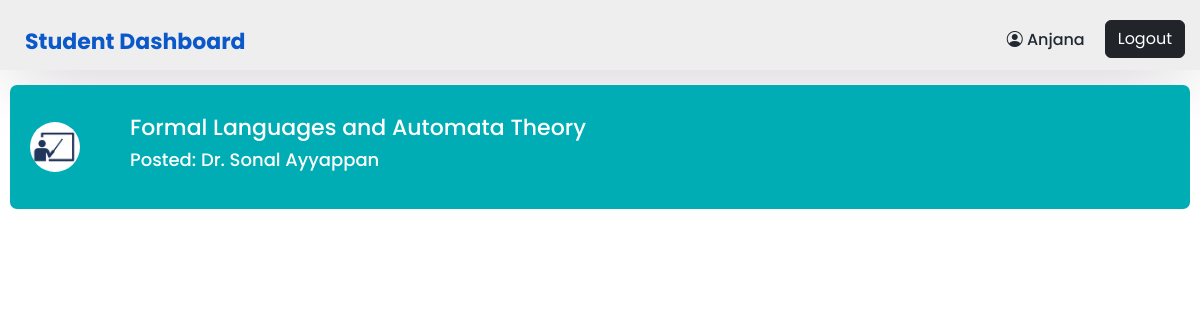
/student_classroom.php?id=13 (signed in), run on the app's committed database.
### tables this page shows
CREATE TABLE `classroom_courses` (
  `courses_id` int(11) NOT NULL,
  `courses_name` varchar(255) NOT NULL,
  `courses_dept` varchar(255) NOT NULL,
  `course_sem` varchar(6) NOT NULL,
  `courses_faculty` varchar(255) NOT NULL
);

### student_classroom.php (the view, shortened to what this page needs)
<?php
include('./include/connect.php');
if (isset($_GET['id'])) {
    $id = $_GET['id'];
    $select_query = "Select * from classroom_courses where courses_id='$id'";
    $result = mysqli_query($con, $select_query);
    $fetch = mysqli_fetch_assoc($result);
}
?>
<!DOCTYPE html>
<html lang="en">
<head>
    <link rel="stylesheet" href="./style/index.css">
    <link rel="stylesheet" href="https://cdn.jsdelivr.net/npm/bootstrap-icons@1.9.1/font/bootstrap-icons.css">
    <link rel="stylesheet" href="https://cdn.jsdelivr.net/npm/bootstrap@5.2.2/dist/css/bootstrap.min.css">
</head>
<body>
    <nav>
        <a href="student_index.php" class="dashboard-title"> Student Dashboard</a>
        <div class="admin_name">
            <h5 class="name"> <i class="bi bi-person-circle"></i> <?php echo $_SESSION['user_name']; ?> </h5>
            <p> <a href="logout.php" class="btn btn-dark logout_btn">Logout</a></p>
        </div>
    </nav>
    <div class="containerDiv ">
        <div class="containerClassroom">
            <div class="subIconDiv">
                <img src="assets/class.png" class="subjectIcon">
            </div>
            <div class="files">
                <div class="file">
                    <h1><?php echo $fetch['courses_name']; ?></h1>
                </div>
                <div class="head">
                    <div class="head1">
                        <h2>Posted: <?php echo $fetch['courses_faculty']; ?></h2>
                    </div>
                </div>
            </div>
        </div>
    </div>
</body>
</html>

### style/index.css (style rules this page uses)
* { padding: 0; margin: 0; text-decoration: none; list-style: none; box-sizing: border-box; font-family: "Poppins", sans-serif; }
body { display: flex; justify-content: center; flex-direction: column; }
nav { background-color: #eeeeee; display: flex; width: 100%; height: 70px; color: #222831; justify-content: space-between; box-shadow: 0px 7px 80px -18px rgba(163, 155, 163, 1); }
.dashboard-title { text-decoration: none; padding: 25px; font-size: 22px; font-weight: 620; color: black; }
.admin_name { display: flex; margin-right: 15px; }
.name { font-size: 16px; padding-top: 30px; }
.logout_btn { background-color: var(--nav-text-color); color: var(--btn-text-color); font-weight: bolder; margin-left: 20px; margin-top: 20px; margin-bottom: 0px; border-radius: 25px; }
.containerDiv { display: flex; flex-direction: row; flex-wrap: wrap; }
.subIconDiv { margin-left: 10px; border-radius: 50%; background-color: white; }
.subjectIcon { object-fit: cover; width: 50px; height: 50px; }
.containerClassroom { width: 100%; display: flex; flex-direction: row; margin: 10px; padding: 10px; padding-top: 30px; padding-bottom: 30px; border-radius: 7px; align-items: center; font-size: 10px; background-color: #00adb5; margin-bottom: 15px; margin-top: 15px; color: white; }
.head { display: flex; justify-content: space-between; width: auto; font-size: 10px; text-decoration: none; }
.file h1 { margin-left:50px; font-size: 22px; }
.files { width:100%; }
.head1 h2 { margin-left: 50px; font-size: 18px; }

### data on the page
classroom_courses: courses_name "Formal Languages and Automata Theory", courses_faculty "Dr. Sonal Ayyappan"

### other printed values
$_SESSION['user_name'] "Anjana"
